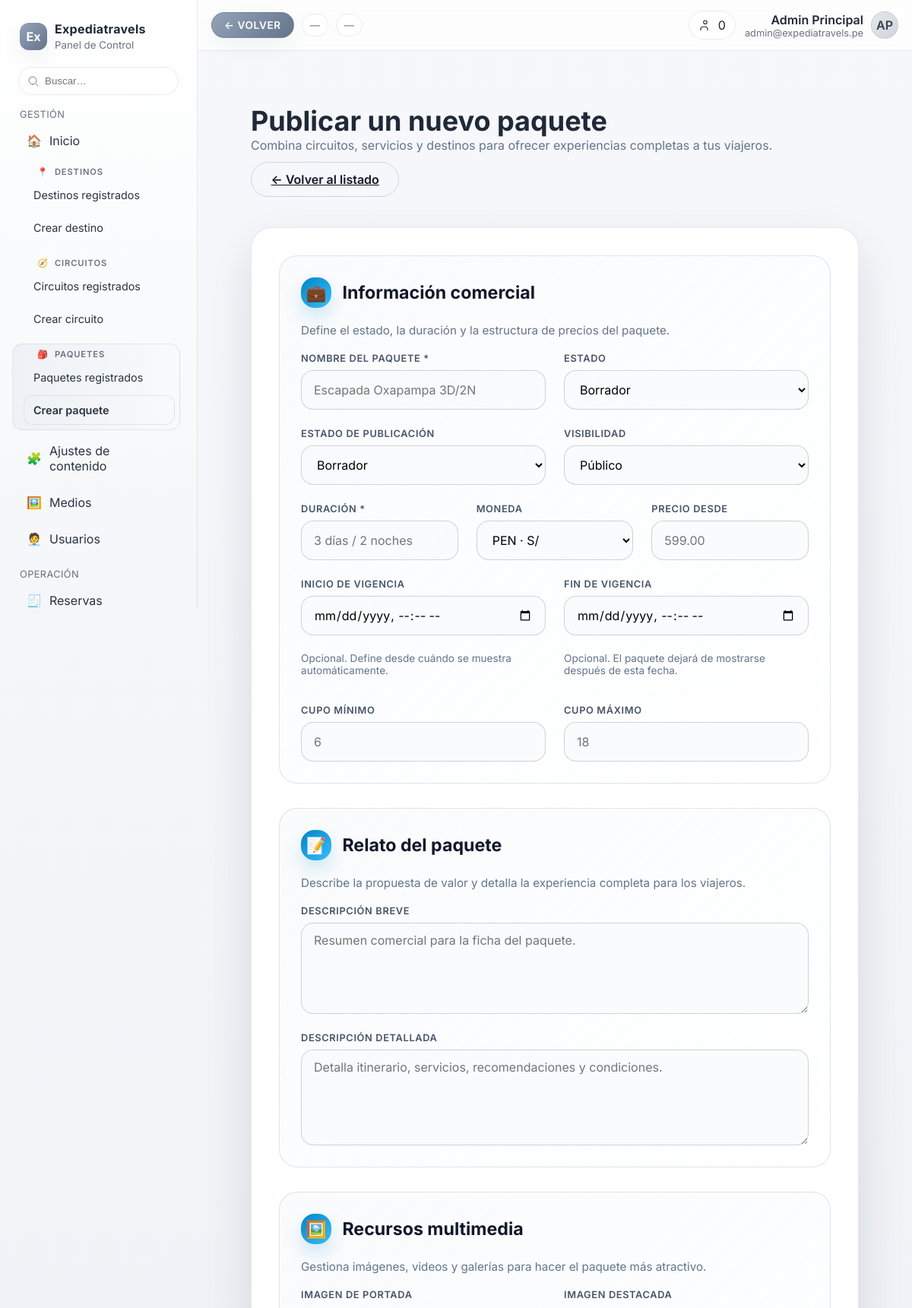
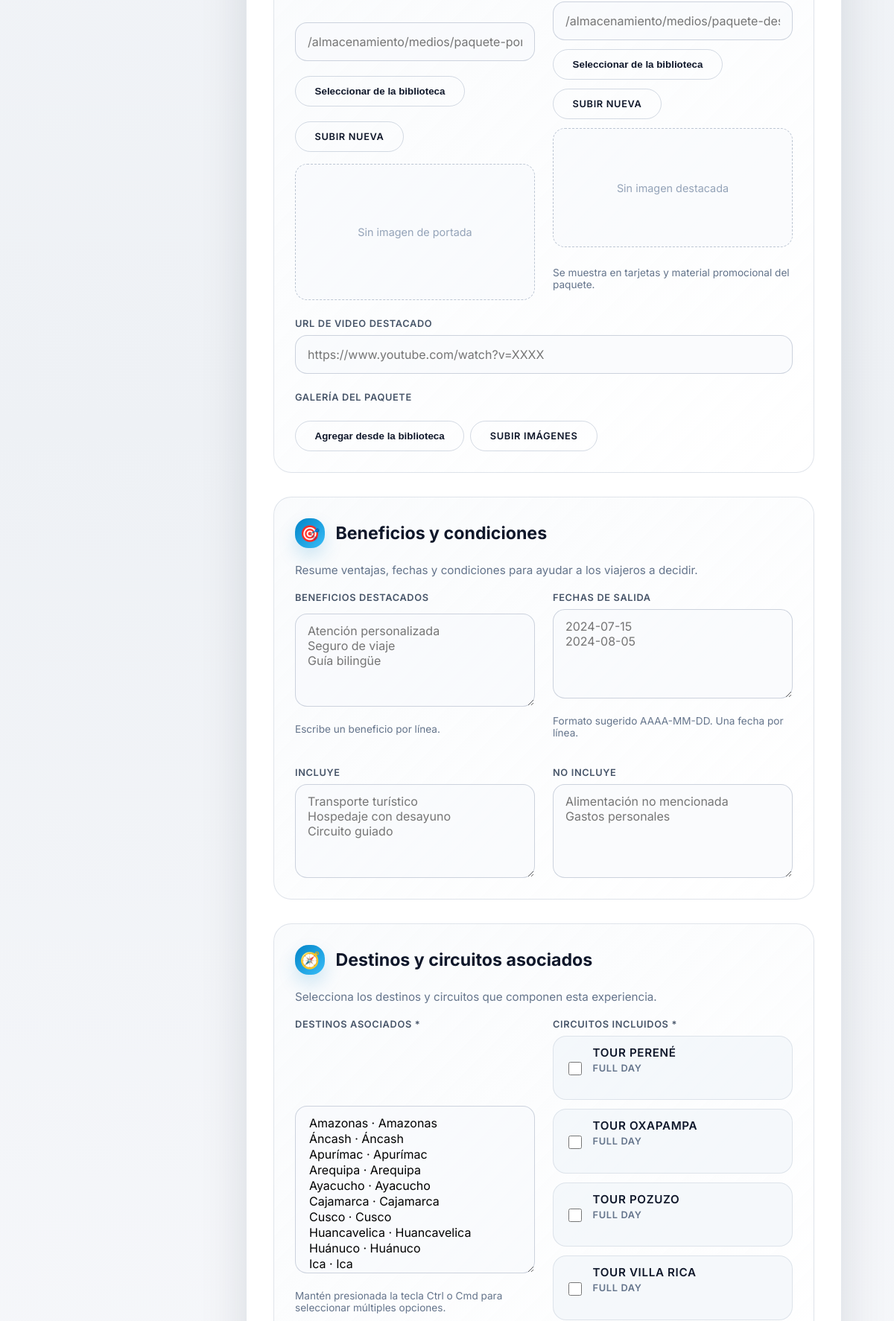
/administracion/crear_paquete.php (upper part), run on the app's committed database (2 pictures, top to bottom).
### tables this page shows
CREATE TABLE circuitos (
    id INT AUTO_INCREMENT PRIMARY KEY,
    destino_id INT DEFAULT NULL,
    destino_personalizado VARCHAR(150) DEFAULT NULL,
    nombre VARCHAR(150) NOT NULL,
    duracion VARCHAR(80) NOT NULL,
    precio DECIMAL(10, 2) DEFAULT NULL,
    categoria ENUM('naturaleza', 'cultural', 'aventura', 'gastronomico', 'bienestar') NOT NULL DEFAULT 'naturaleza',
    dificultad ENUM('relajado', 'moderado', 'intenso') NOT NULL DEFAULT 'relajado',
    frecuencia VARCHAR(120) DEFAULT NULL,
    estado ENUM('borrador', 'activo', 'inactivo') NOT NULL DEFAULT 'borrador',
    estado_publicacion ENUM('borrador', 'publicado') NOT NULL DEFAULT 'borrador',
    vigencia_desde DATETIME DEFAULT NULL,
    vigencia_hasta DATETIME DEFAULT NULL,
    visibilidad ENUM('publico', 'privado') NOT NULL DEFAULT 'publico',
    descripcion TEXT,
    puntos_interes JSON DEFAULT NULL,
    servicios JSON DEFAULT NULL,
    imagen_portada VARCHAR(255) DEFAULT NULL,
    imagen_destacada VARCHAR(255) DEFAULT NULL,
    galeria JSON DEFAULT NULL,
    video_destacado_url VARCHAR(255) DEFAULT NULL,
    creado_en TIMESTAMP DEFAULT CURRENT_TIMESTAMP,
    actualizado_en TIMESTAMP DEFAULT CURRENT_TIMESTAMP ON UPDATE CURRENT_TIMESTAMP,
    FOREIGN KEY (destino_id) REFERENCES destinos(id) ON DELETE SET NULL,
    INDEX idx_circuitos_publicacion (estado_publicacion, visibilidad, vigencia_desde, vigencia_hasta)
);

### administracion/crear_paquete.php (the view, shortened to what the rows shown need)
<?php
require_once __DIR__ . '/includes/paquetes_util.php';
$errores = [];
$destinosPredeterminados = require __DIR__ . '/../app/configuracion/destinos_predeterminados.php';
$circuitosPredeterminados = require __DIR__ . '/../app/configuracion/circuitos_predeterminados.php';
$destinosDisponibles = paquetesCargarDestinos($destinosPredeterminados, $errores);
$circuitosDisponibles = paquetesCargarCircuitos($circuitosPredeterminados, $destinosDisponibles, $errores);
$datos = [
    'nombre' => '',
    'estado' => 'borrador',
    'estado_publicacion' => 'borrador',
    'visibilidad' => 'publico',
    'duracion' => '',
    'moneda' => 'PEN',
    'precio_desde' => '',
    'descripcion_breve' => '',
    'descripcion_detallada' => '',
    'imagen_destacada' => '',
    'imagen_portada' => '',
    'galeria' => [],
    'video_destacado_url' => '',
    'beneficios' => '',
    'incluye' => '',
    'no_incluye' => '',
    'salidas' => '',
    'cupos_min' => '',
    'cupos_max' => '',
    'destinos' => [],
    'circuitos' => [],
    'vigencia_desde_form' => '',
    'vigencia_hasta_form' => '',
    'vigencia_desde' => null,
    'vigencia_hasta' => null,
];
require __DIR__ . '/plantilla/cabecera.php';
?>
<div class="admin-wrapper">
    <header class="admin-header">
        <div>
            <h1>Publicar un nuevo paquete</h1>
        </div>
    </header>
    <section class="admin-card">
        <form method="post" class="admin-form">
            <div class="admin-section">
                <h2 class="admin-section__title">
                    <span class="admin-section__icon" aria-hidden="true">💼</span>
                    <span>Información comercial</span>
                </h2>
            </div>
            <div class="admin-section">
                <h2 class="admin-section__title">
                    <span class="admin-section__icon" aria-hidden="true">📝</span>
                    <span>Relato del paquete</span>
                </h2>
            </div>
            <div class="admin-section">
                <h2 class="admin-section__title">
                    <span class="admin-section__icon" aria-hidden="true">🖼️</span>
                    <span>Recursos multimedia</span>
                </h2>
            </div>
            <div class="admin-section">
                <h2 class="admin-section__title">
                    <span class="admin-section__icon" aria-hidden="true">🎯</span>
                    <span>Beneficios y condiciones</span>
                </h2>
            </div>
            <div class="admin-section">
                <h2 class="admin-section__title">
                    <span class="admin-section__icon" aria-hidden="true">🧭</span>
                    <span>Destinos y circuitos asociados</span>
                </h2>
                <div class="admin-section__content admin-grid">
                    <div class="admin-grid two-columns">
                        <div class="admin-field">
                            <?php if (empty($circuitosDisponibles)): ?>
                                <p class="admin-help">Aún no hay circuitos registrados. Crea al menos uno para asociarlo al paquete.</p>
                            <?php else: ?>
                                <div class="admin-checkbox-group">
                                    <?php foreach ($circuitosDisponibles as $circuito): ?>
                                        <label class="admin-checkbox">
                                            <input type="checkbox" name="circuitos[]" value="<?= (int) $circuito['id']; ?>" <?= in_array((int) $circuito['id'], $datos['circuitos'], true) ? 'checked' : ''; ?> />
                                            <span>
                                                <?= htmlspecialchars($circuito['nombre'], ENT_QUOTES, 'UTF-8'); ?>
                                                <small><?= htmlspecialchars($circuito['duracion'], ENT_QUOTES, 'UTF-8'); ?></small>
                                            </span>
                                        </label>
                                    <?php endforeach; ?>
                                </div>
                            <?php endif; ?>
                        </div>
                    </div>
                </div>
            </div>
        </form>
    </section>
</div>

### data on the page
circuitos: nombre "TOUR PERENÉ", duracion "FULL DAY"
circuitos: nombre "TOUR OXAPAMPA", duracion "FULL DAY"
circuitos: nombre "TOUR POZUZO", duracion "FULL DAY"
circuitos: nombre "TOUR VILLA RICA", duracion "FULL DAY"

### other printed values
$panelNombreAdmin "Admin Principal"
$panelCorreoAdmin "admin@expediatravels.pe"
$panelInicialesAdmin "AP"
form field estado "Borrador"
form field estado_publicacion "Borrador"
form field visibilidad "Público"
form field moneda "PEN · S/"
